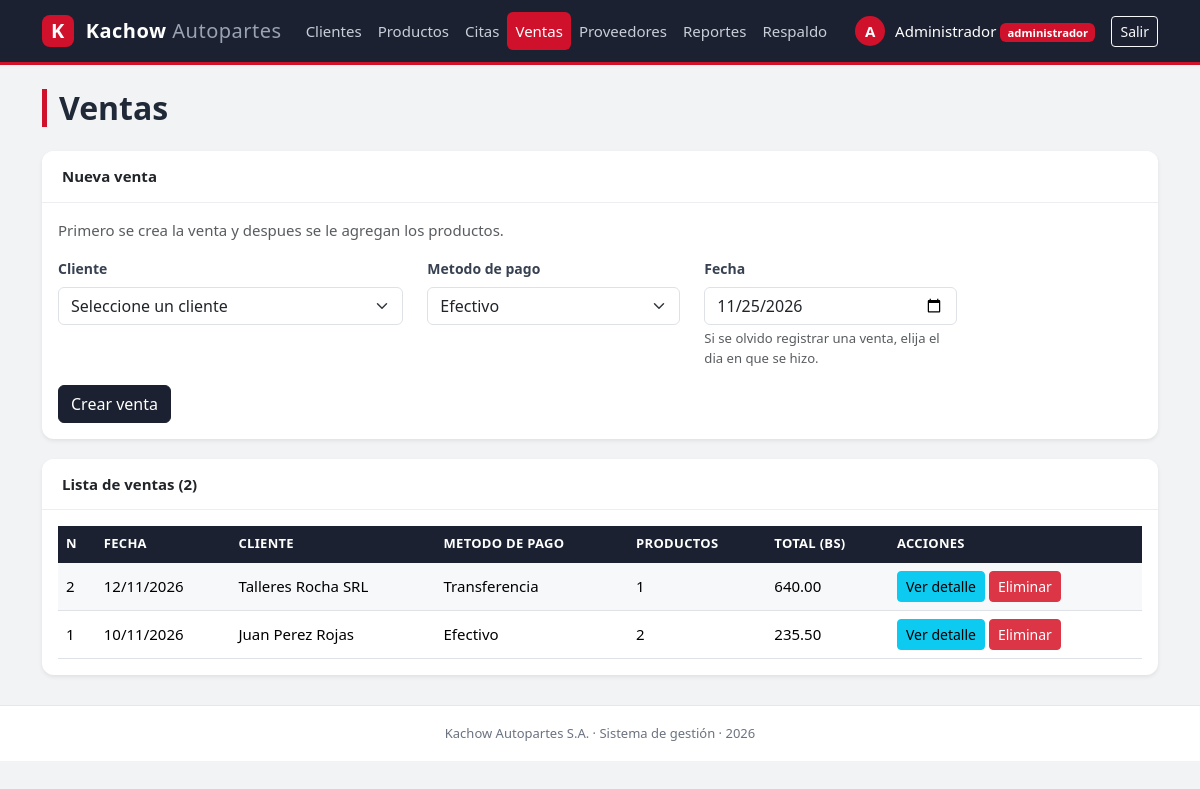
The page /ventas.php (signed in) on the database its author committed.
### tables this page shows
create table ventas (
    id int auto_increment primary key,
    cliente_id int not null,
    fecha date not null,
    metodo_pago varchar(20) not null,
    total decimal(10,2) not null default 0,
    foreign key (cliente_id) references clientes(id)
);

create table clientes (
    id int auto_increment primary key,
    nombre varchar(100) not null,
    documento varchar(20) not null,
    telefono varchar(20),
    correo varchar(100),
    direccion varchar(150)
);

### ventas.php (the view, shortened to what this page needs)
<?php
    include("conexion.php");
    $consulta = "select ventas.*, clientes.nombre as cliente,
                        (select count(*) from venta_detalle where venta_id = ventas.id) as productos
                 from ventas
                 inner join clientes on ventas.cliente_id = clientes.id
                 order by ventas.fecha desc, ventas.id desc";
    $resultado = mysqli_query($conexion, $consulta);
    include("menu.php");
?>
    <h2 class="mb-4">Ventas</h2>
    <div class="card shadow-sm">
        <div class="card-header bg-white fw-bold">Nueva venta</div>
        <div class="card-body">
            <p class="text-muted">Primero se crea la venta y despues se le agregan los productos.</p>
            <form action="venta_nueva.php" method="POST">
                <div class="row">
                    <div class="col-md-4 mb-3">
                        <label class="form-label">Cliente</label>
                        <select name="cliente_id" class="form-select" required>
                            <option value="">Seleccione un cliente</option>
                        </select>
                    </div>
                    <div class="col-md-3 mb-3">
                        <label class="form-label">Metodo de pago</label>
                        <select name="metodo_pago" class="form-select" required>
                            <option value="Efectivo">Efectivo</option>
                        </select>
                    </div>
                    <div class="col-md-3 mb-3">
                        <label class="form-label">Fecha</label>
                        <input type="date" name="fecha" class="form-control"
                               value="<?php echo date("Y-m-d"); ?>" max="<?php echo date("Y-m-d"); ?>" required>
                        <div class="form-text">
                            Si se olvido registrar una venta, elija el dia en que se hizo.
                        </div>
                    </div>
                </div>
                <button type="submit" class="btn btn-primary">Crear venta</button>
            </form>
        </div>
    </div>
    <div class="card shadow-sm">
        <div class="card-header bg-white fw-bold">
            Lista de ventas (<?php echo mysqli_num_rows($resultado); ?>)
        </div>
        <div class="card-body">
            <div class="table-responsive">
                <table class="table table-striped table-hover align-middle">
                    <thead class="table-dark">
                        <tr>
                            <th>N</th>
                            <th>Fecha</th>
                            <th>Cliente</th>
                            <th>Metodo de pago</th>
                            <th>Productos</th>
                            <th>Total (Bs)</th>
                            <th>Acciones</th>
                        </tr>
                    </thead>
                    <tbody>
                    <?php if(mysqli_num_rows($resultado) > 0){ ?>
                        <?php while($fila = mysqli_fetch_assoc($resultado)){ ?>
                            <tr>
                                <td><?php echo $fila['id']; ?></td>
                                <td><?php echo date("d/m/Y", strtotime($fila['fecha'])); ?></td>
                                <td><?php echo $fila['cliente']; ?></td>
                                <td><?php echo $fila['metodo_pago']; ?></td>
                                <td>
                                    <?php if($fila['productos'] == 0){ ?>
                                        <span class="badge bg-warning text-dark">Sin productos</span>
                                    <?php }else{ ?>
                                        <?php echo $fila['productos']; ?>
                                    <?php } ?>
                                </td>
                                <td><?php echo number_format($fila['total'], 2); ?></td>
                                <td class="text-nowrap">
                                    <a href="venta_detalle.php?id=<?php echo $fila['id']; ?>"
                                       class="btn btn-sm btn-info">Ver detalle</a>
                                    <a href="venta_eliminar.php?id=<?php echo $fila['id']; ?>"
                                       class="btn btn-sm btn-danger"
                                       onclick="return confirm('Se eliminara la venta y se devolvera el stock. Continuar?')">Eliminar</a>
                                </td>
                            </tr>
                        <?php } ?>
                    <?php }else{ ?>
                        <tr>
                            <td colspan="7">No existen ventas registradas</td>
                        </tr>
                    <?php } ?>
                    </tbody>
                </table>
            </div>
        </div>
    </div>
<?php include("pie.php"); ?>

### estilos.css (style rules this page uses)
body { background-color: #f2f3f5; color: #1f2937; font-family: "Segoe UI", Roboto, "Helvetica Neue", Arial, sans-serif; font-size: 15px; }
.contenido h2 { font-weight: 700; border-left: 5px solid #d0112b; padding-left: 12px; }
.card { border: none; border-radius: 12px; margin-bottom: 20px; }
.card-header { padding: 14px 20px; border-bottom: 1px solid #eceef1; font-weight: 600; }
.card-header:first-child { border-radius: 12px 12px 0 0; }
.table { --bs-table-striped-bg: #f7f8fa; --bs-table-hover-bg: #fdecee; }
.table thead th { background-color: #1b2130; border-color: #1b2130; color: #ffffff; font-size: 13px; font-weight: 600; text-transform: uppercase; letter-spacing: 0.3px; }
.card .table { margin-bottom: 0; }
.btn-primary { --bs-btn-bg: #1b2130; --bs-btn-border-color: #1b2130; --bs-btn-hover-bg: #d0112b; --bs-btn-hover-border-color: #d0112b; --bs-btn-active-bg: #a80d22; --bs-btn-active-border-color: #a80d22; }
.form-label { font-size: 14px; font-weight: 600; color: #374151; }

### rows shown on the page
ventas: id "2", fecha "12/11/2026", cliente.nombre "Talleres Rocha SRL", metodo_pago "Transferencia", productos "1", total "640.00"
ventas: id "1", fecha "10/11/2026", cliente.nombre "Juan Perez Rojas", metodo_pago "Efectivo", productos "2", total "235.50"

### other values the page prints
substr($_SESSION['nombre'], 0, 1) "A"
$_SESSION['nombre'] "Administrador"
$_SESSION['rol'] "administrador"
mysqli_num_rows($resultado) "2"
